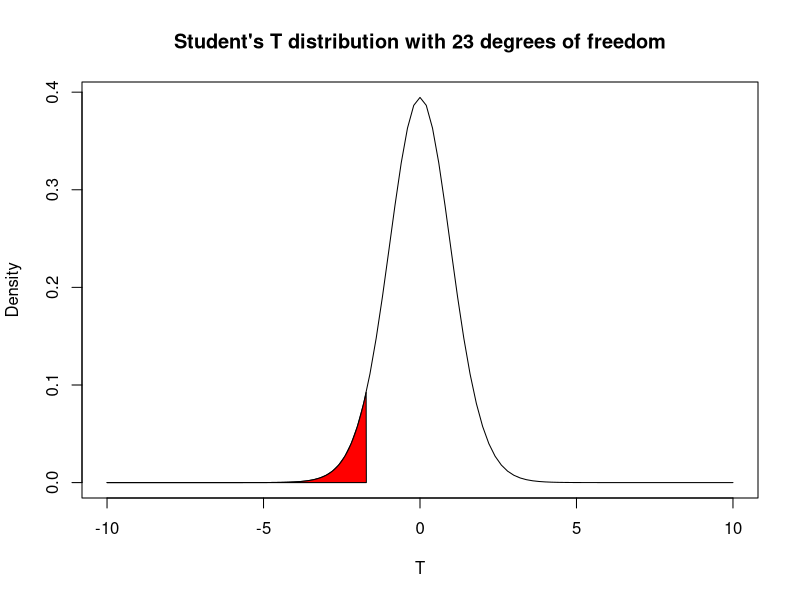
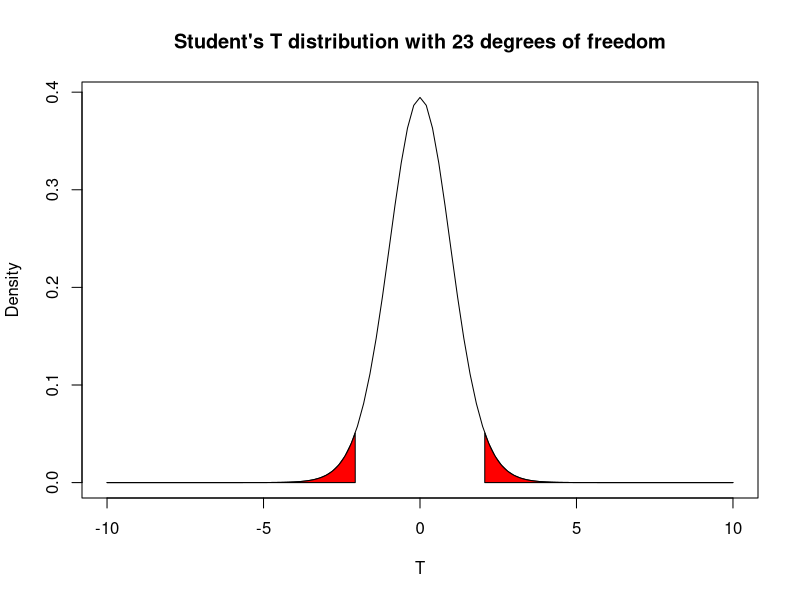

The R source for these figures, in order:
## ---- chunk 1
# Read data
meddcor = read.table("meddcor.txt", sep="", header = FALSE)

# Set the names of the columns
colnames(meddcor) = c("sales", "advertising", "bonuses", "marketshare", "largestcomp", "region")

# Fit a simple linear regression model with advertising as the predictor
model = lm(sales ~ advertising, data = meddcor)
summary(model)
## ---- chunk 2
# Evaluate t-value
tvalue = round(summary(model)$coefficients[2,1]/summary(model)$coefficients[2,2],3)
tvalue
## ---- chunk 3
# Set alpha equal to 0.05
alpha = 0.05
## ---- chunk 4
help(Distributions)
## ---- chunk 5
help(TDist)
## ---- chunk 6
# Create a sequence of 100 equally spaced numbers between -3 and 3
x <- seq(-10, -10, length=100)

# Number of observations
n = nrow(meddcor)

# Degrees of freedom
df = n -length(coef(model))

# Draw the curve
curve(dt(x, df), xlim=c(-10,10), main= "Student's T distribution with 23 degrees of freedom", ylab = "Density", xlab ="T")
 
# Define shaded region
from.t <- -10
to.t <- qt(alpha, df)
S.x  <- c(from.t, seq(from.t, to.t, 0.01), to.t)
S.y  <- c(0, dt(seq(from.t, to.t, 0.01),df), 0)
polygon(S.x, S.y, col="red")
## ---- chunk 7
# Calculate critical values 
crit.val = qt(c((alpha/2), 1-(alpha/2)), df) 
round(crit.val, 4)
## ---- chunk 8
# Create a sequence of 100 equally spaced numbers between -3 and 3
x <- seq(-10, 10, length=100)

# Draw the curve
curve(dt(x, df), xlim=c(-10,10), main= "Student's T distribution with 23 degrees of freedom", ylab = "Density", xlab ="T")
 
# Define shaded region
from.t <- -10
to.t <- qt(alpha/2, df)
S.x  <- c(from.t, seq(from.t, to.t, 0.01), to.t)
S.y  <- c(0, dt(seq(from.t, to.t, 0.01),df), 0)
polygon(S.x, S.y, col="red")
S.x  <- c(-to.t, seq(-to.t, -from.t, 0.01), -from.t)
S.y  <- c(0, dt(seq(-to.t, -from.t, 0.01),df), 0)
polygon(S.x, S.y, col="red")
## ---- chunk 9
# Decision rule

abs(tvalue) > crit.val[2]
## ---- chunk 10
# Calculate p-value - Alternative 1
pvalue = 2*(1-pt(abs(tvalue), df))
pvalue
## ---- chunk 11
# Calculate p-value - Alternative 2
pvalue = 2*(pt(abs(tvalue), df, lower.tail=FALSE))
pvalue
## ---- chunk 12
# Decision rule
pvalue < alpha
